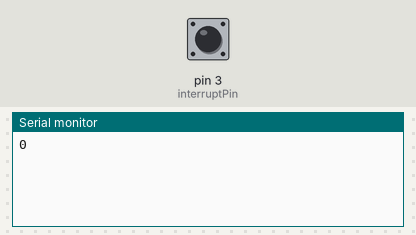
The sketch below on a simulated Arduino Uno, built with avr-gcc and run on an emulated ATmega328P. Parts: the last lines printed to the serial monitor. The inputs (shaded band) are chosen by the test bench; at power-on: pin 3 (interruptPin) HIGH.

Above: at 1.2 s.
1.3 s: pin 3 (interruptPin) pulled LOW for 0.15 s
At 2.7 s:
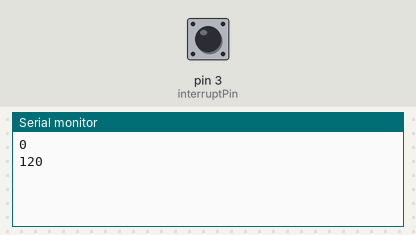
2.9 s: pin 3 (interruptPin) pulled LOW for 1 s
At 3.7 s:
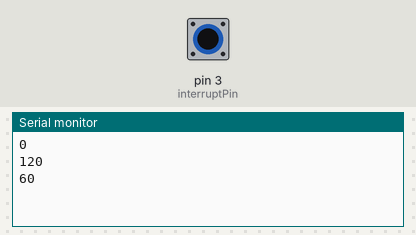
Timing chart, 0 to 5.9 s (numbered marks = the images above; inputs shaded):
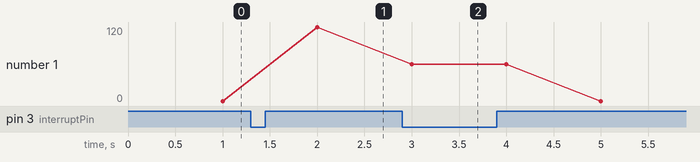

The sketch:

RPM.ino
```cpp
const byte interruptPin = 3;
volatile byte rev = 0;

int d = 1000;
unsigned long t, lt;

void setup() {

  pinMode(interruptPin, INPUT_PULLUP);
  attachInterrupt(digitalPinToInterrupt(interruptPin), rpm, CHANGE);
  Serial.begin(9600);
}

void loop()
{
  t = millis();
  if ((t - lt) >= d) {
  Serial.println(String(rev * 60));
  lt = t;
  rev = 0;}
}

void rpm()
{
  rev++;
}
```

Measured:
- after the input at 1.3 s, the serial monitor: prints a new line after 0.70 s (image 1)
- after the input at 2.9 s, the serial monitor: prints a new line after 0.10 s (image 2)
- plotted number 1: 0 → 120 after the input at 1.3 s
